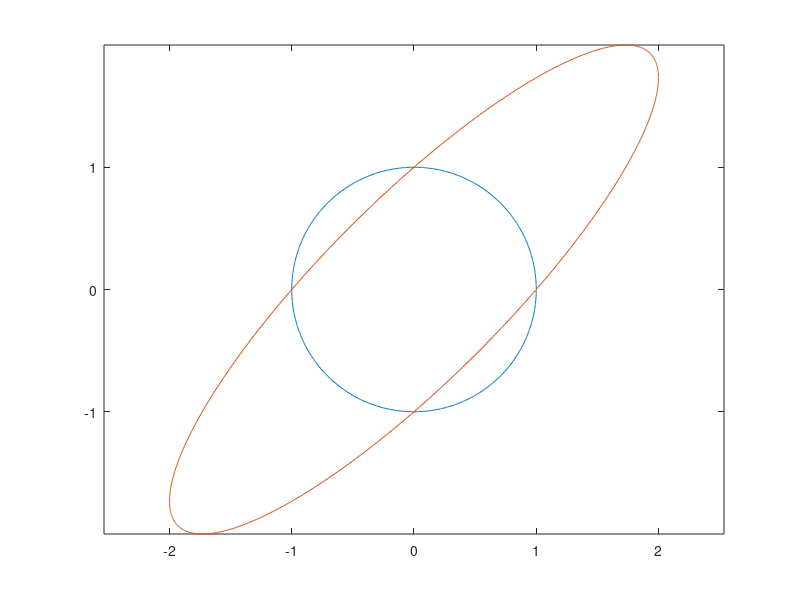

Reproduce this figure in MATLAB.
f = 0:0.01:2*pi;
R = 1;

x = R*cos(f);
y = R*sin(f);

alpha = 60 * pi / 180;

x2 = x + y*tan(alpha);
y2 = y/cos(alpha);

plot(x, y, x2, y2);
axis equal;
    